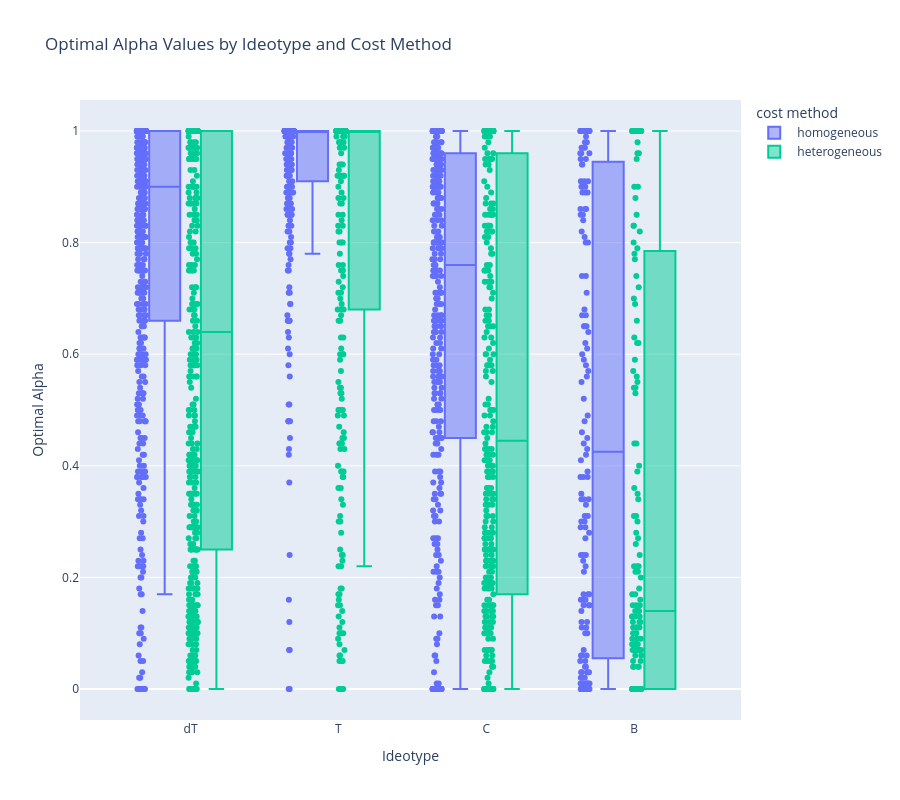

Notebook source saved alongside this figure:
### Code cell
fig = px.box(df_combined_ideotype_exc2, x='ideotype (T/C/B)', y='alpha', color='cost method', points='all', 
             category_orders={'Ideotype (T/C/B)': ['dT', 'T', 'C', 'B'],
             'cost method': [' homogeneous', 'heterogeneous']},
             title='Optimal Alpha Values by Ideotype and Cost Method')
#fig = px.box(dT_df, x='cost method', y='alpha', color='cost method', points='all', title='Optimal Alpha Values for Droopy Telephone Ideotype')
fig.update_layout(xaxis_title='Ideotype', yaxis_title='Optimal Alpha', showlegend=True,
                  height=800, boxgroupgap=0.4)
fig.show()

### Figure 1 — Plotly figure (JSON) as saved in the notebook; plotly's stock layout.template omitted (floating-point values rounded to 4 significant figures; data arrays with more than 128 entries replaced by an {"elided": "..."} marker saying what was removed)
{"data": [{"alignmentgroup": "True", "boxpoints": "all", "hovertemplate": "cost method= homogeneous<br>ideotype (T/C/B)=%{x}<br>alpha=%{y}<extra></extra>", "legendgroup": " homogeneous", "marker": {"color": "#636efa"}, "name": " homogeneous", "notched": false, "offsetgroup": " homogeneous", "orientation": "v", "showlegend": true, "type": "box", "x": {"elided": "1400 str values"}, "x0": " ", "xaxis": "x", "y": {"elided": "1400 float values"}, "y0": " ", "yaxis": "y"}, {"alignmentgroup": "True", "boxpoints": "all", "hovertemplate": "cost method= heterogeneous<br>ideotype (T/C/B)=%{x}<br>alpha=%{y}<extra></extra>", "legendgroup": " heterogeneous", "marker": {"color": "#00cc96"}, "name": " heterogeneous", "notched": false, "offsetgroup": " heterogeneous", "orientation": "v", "showlegend": true, "type": "box", "x": {"elided": "1400 str values"}, "x0": " ", "xaxis": "x", "y": {"elided": "1400 float values"}, "y0": " ", "yaxis": "y"}], "layout": {"boxgroupgap": 0.4, "boxmode": "group", "height": 800, "legend": {"title": {"text": "cost method"}, "tracegroupgap": 0}, "showlegend": true, "title": {"text": "Optimal Alpha Values by Ideotype and Cost Method"}, "xaxis": {"anchor": "y", "domain": [0, 1], "title": {"text": "Ideotype"}}, "yaxis": {"anchor": "x", "domain": [0, 1], "title": {"text": "Optimal Alpha"}}}}
